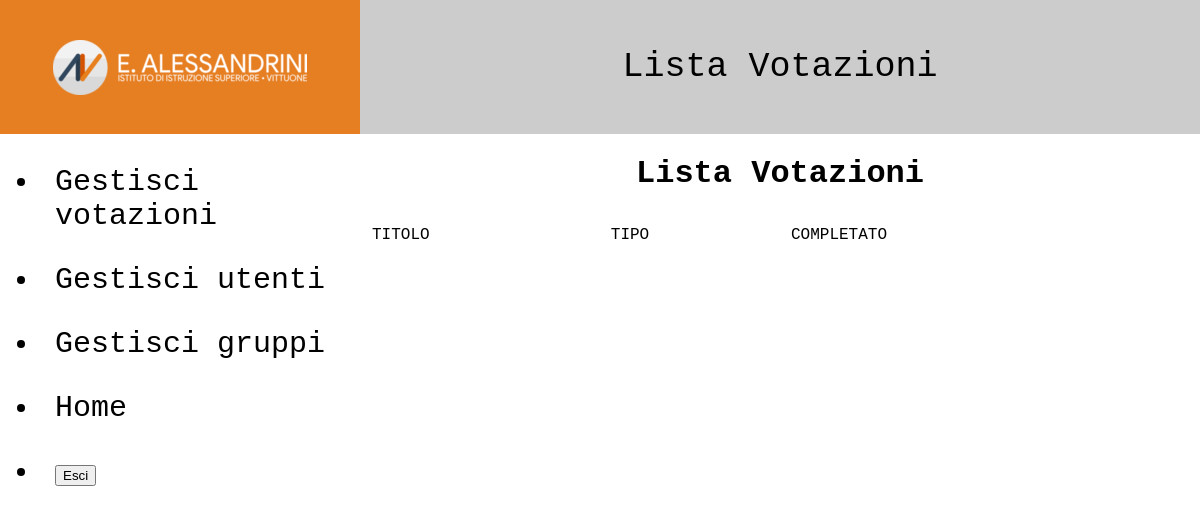
The page /php/home.php (signed in) on the database as committed earlier.
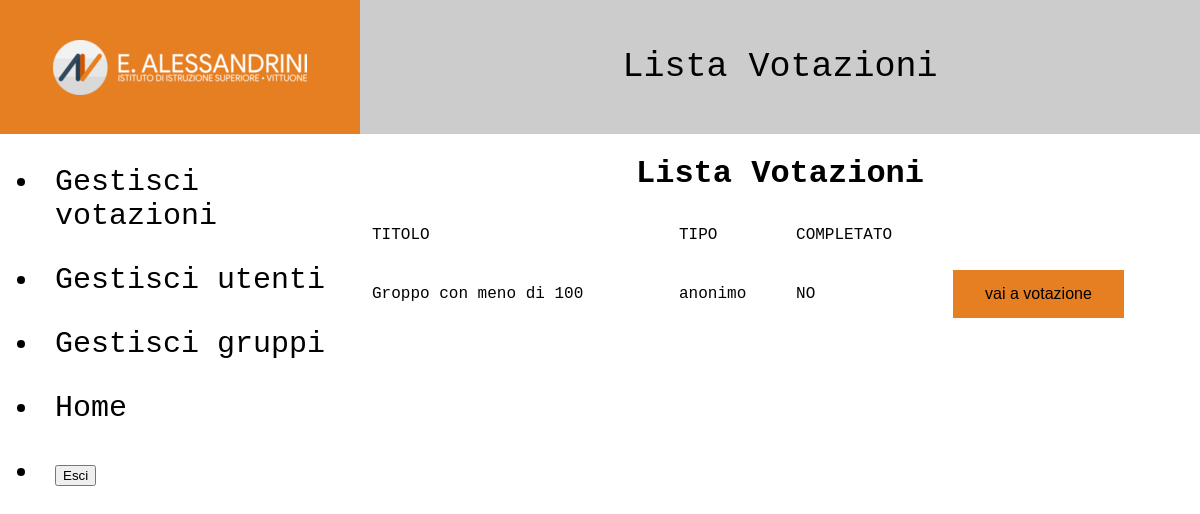
The same page on the database as committed later.
### tables this page shows
CREATE TABLE `votazione` (
  `id` int(11) NOT NULL,
  `quesito` varchar(40) NOT NULL,
  `tipo` enum('anonimo','nominale') DEFAULT NULL,
  `inizio` datetime NOT NULL,
  `fine` datetime NOT NULL,
  `quorum` float NOT NULL,
  `scelteMax` int(11) NOT NULL DEFAULT '1'
);

### php/sharedFunctions.php (called while the page is built, shortened)
<?php
function connettiDb(){
    $servername = "localhost";
    $username = "root";
    $password = "";
    $dbname = "votazioniscolastiche";
    $conn = new mysqli($servername, $username, $password, $dbname);
    return $conn;
}
function get_Id_Admin()
{
    $id_Admin = null;
    $conn = connettiDb();
    $sql = "SELECT id FROM gruppo WHERE nome = 'Admin'";
    $result = $conn->query($sql);
    if ($result->num_rows > 0)
    {
        while ($row = $result->fetch_assoc())
        {
            $id_Admin = $row['id'];
        }
    }
    return $id_Admin;
}
function get_Id_Crea_Votazione()
{
    $id_Crea_Votazione = null;
    $conn = connettiDb();
    $sql = "SELECT id FROM gruppo WHERE nome = 'crea_votazione'";
    $result = $conn->query($sql);
    if ($result->num_rows > 0) {
        while ($row = $result->fetch_assoc()) {
            $id_Crea_Votazione = $row['id'];
        }
    }
    return $id_Crea_Votazione;
}
?>

### php/home.php (the view, shortened to what this page needs)
<!DOCTYPE html>
<html lang="it">
<head>
    <link rel="stylesheet" href="../stile/globalStyle.css">
</head>
<body>
    <div class="container">
        <div class="logo">
            <img src="../immagini//logoScuola.png" alt="logo scuola" class="logo-scuola">
        </div>
        <div class="titolo">
            <p class="titolo-header">Lista Votazioni</p>
        </div>
        <?PHP
            include "Navbar.php";
        ?>
        <div class="contenuto">
            <center>
            <h1 style="align:center; font-family: 'Roboto Mono', monospace;font-family: 'Space Mono', monospace;">Lista Votazioni</h1>
        <?php
        $server = "localhost";
        $username = "root";
        $password = "";
        $dbName = "votazioniscolastiche";
        $idUtente = $_SESSION['id_utente'];
        $conn = mysqli_connect($server,$username,$password,$dbName);
        $sql = "select id,quesito,tipo,fine FROM votazione";
        $result = mysqli_query($conn,$sql);
        $tab = "<table style='width:100%'>
                    <tr style='width:100%; border-bottom: 2px solid black'>
                        <td id='titoli'>TITOLO</td>
                        <td id='titoli'>TIPO</td>
                        <td id='titoli'>COMPLETATO</td>
                        <td></td>
                    </tr>";
        if(mysqli_num_rows($result) > 0){
            while($row=mysqli_fetch_assoc($result)){
                $tab .= "<form method = 'GET' action = 'votazione.php'>";
                $query2 = "select hash FROM esegue WHERE idUtente = " . $idUtente . " AND idVotazione = " . $row['id'];
                $result2 = mysqli_query($conn,$query2);
                $tab .= "<tr class='clickable-row' style='width:100%' >";
                if(mysqli_num_rows($result2) > 0){
                    while($row2=mysqli_fetch_assoc($result2)){
                        if($row2['hash'] != "")
                            $tab .="<input type='hidden' name = 'hash' value = '" . $row2['hash'] . "'>";
                    }
                }
                $tab .= "<td name='id'>" . $row['quesito'] . "</td>
                <input type='hidden' name='id' value='".$row['id']."'>
                <td>" . $row['tipo'] . "</td>";
                if($row['fine'] >= date("Y-M-D h:i:sa")){
                    $tab .= "<td> SI </td>";
                }else{
                    $tab .= "<td> NO </td>";
                }
                $tab .= "<td><input type='submit' class='button' value='vai a votazione'></td>";
                $tab .= "</tr> </form>";
            }
        }
        echo $tab . "</table>";
    ?>
        </center>
        </div>
    </div>
</body>
</html>

### php/Navbar.php (shortened to what this page needs)
<?php
    require __DIR__ . '/SharedFunctions.php';
    if(!isset($_SESSION["id_utente"]))
    {
        echo "<h1 style='position: center'>NON SEI AUTORIZZATO</h1>";
    }
    else
    {
        $user = $_SESSION["id_utente"];
        $id_Admin = get_Id_Admin();
        $id_Crea_Votazione = get_Id_Crea_Votazione();
        $conn = connettiDb();
        $sql = "SELECT g.id FROM gruppo g
                   INNER JOIN appartienea a on (a.idGruppo = id)
                   INNER JOIN Utente u on (a.idUtente = u.id)
                   WHERE u.id = $user";
        $result = $conn->query($sql);
        if ($result->num_rows > 0)
        {
            $gruppoUtente = array();
            while ($row = $result->fetch_assoc())
            {
                $gruppoUtente[] = $row['id'];
            }
            $admin = false;
            $crea_votazione = false;
            if (in_array($id_Admin, $gruppoUtente))
            {
                $admin = true;
            }
            if (in_array($id_Crea_Votazione, $gruppoUtente))
            {
                $crea_votazione = true;
            }
        }
    }
    echo
        "<div class='sidebar'>".
            "<ul>";
            if($crea_votazione)
            {
                echo
                    "<li class='elenco' id='0'>" .
                    "<a href='gestisci_votazioni.php' class='link'>Gestisci votazioni</a>" .
                    "</li>";
            }
            if($admin)
            {
                echo
                    "<li class='elenco' id='1'>" .
                    "<a href='gestisci_utente.php' class='link'>Gestisci utenti</a>" .
                    "</li>" ;
            }
            if($admin)
            {
                echo
                    "<li class='elenco' id='2'>" .
                    "<a href='gestisci_gruppo.php' class='link'>Gestisci gruppi</a>" .
                    "</li>" ;
            }
            if($admin || $crea_votazione)
            {
                echo
                    "<li class='elenco' id='3'>" .
                    "<a href='home.php' class='link'>Home</a>" .
                    "</li>" ;
            }
            echo
                "<li class='elenco' id='3'>";
            echo
                '<form method="post" action="' . htmlspecialchars($_SERVER["PHP_SELF"]) . '">'.
                        "<input type='submit' name='esci' value='Esci'/><br>
                    </form>" .
                "</li>" ;
    echo
            "</ul>" .
        "</div>";
?>

### stile/globalStyle.css (style rules this page uses)
body { margin: 0px; }
.container { display: grid; grid-template-columns: 30% 1fr; grid-template-rows: 134px 1fr; gap: 0px 0px; grid-auto-flow: row; grid-template-areas: "logo titolo" "sidebar contenuto"; }
.logo { grid-area: logo; background-color: rgba(230, 126, 34, 1); display: flex; align-items: center; justify-content: center; }
.logo-scuola { display: flex; max-width: 100%; max-height: 100%; }
.titolo { grid-area: titolo; background-color: rgba(204, 204, 204, 1); display: flex; align-items: center; justify-content: center; }
.titolo-header { font-family: 'Roboto Mono', monospace; font-family: 'Space Mono', monospace; font-size: 35px; display: flex; max-width: 100%; }
.sidebar { grid-area: sidebar; display: flex; align-items: center; justify-content: center; }
.elenco { font-family: 'Roboto Mono', monospace; font-family: 'Space Mono', monospace; padding: 15px; font-size: 30px; }
.link { text-decoration: none; color: black; }
.contenuto { grid-area: contenuto; }
td { font-family: 'Roboto Mono', monospace; font-family: 'Space Mono', monospace; padding:10px; }
.button { background-color: rgba(230, 126, 34, 1); border: none; color: black; padding: 15px 32px; text-align: center; text-decoration: none; display: inline-block; font-size: 16px; margin: 4px 2px; cursor: pointer; }

Rows that differ between the two databases and show on the page:
added votazione: quesito "Groppo con meno di 100", tipo "anonimo", shows "NO"
